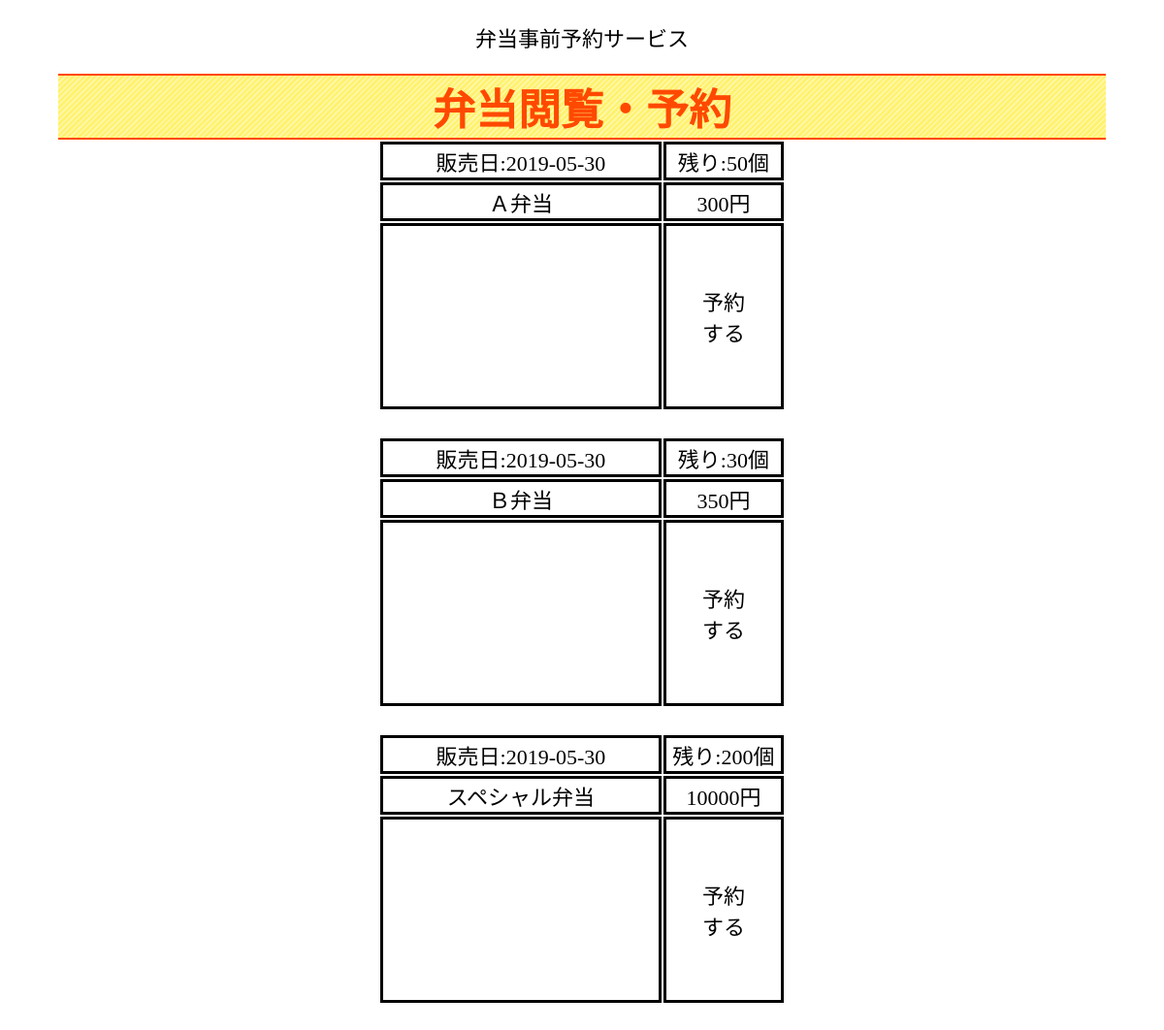
Before: /bentoList___.php (signed in) with the older database file.
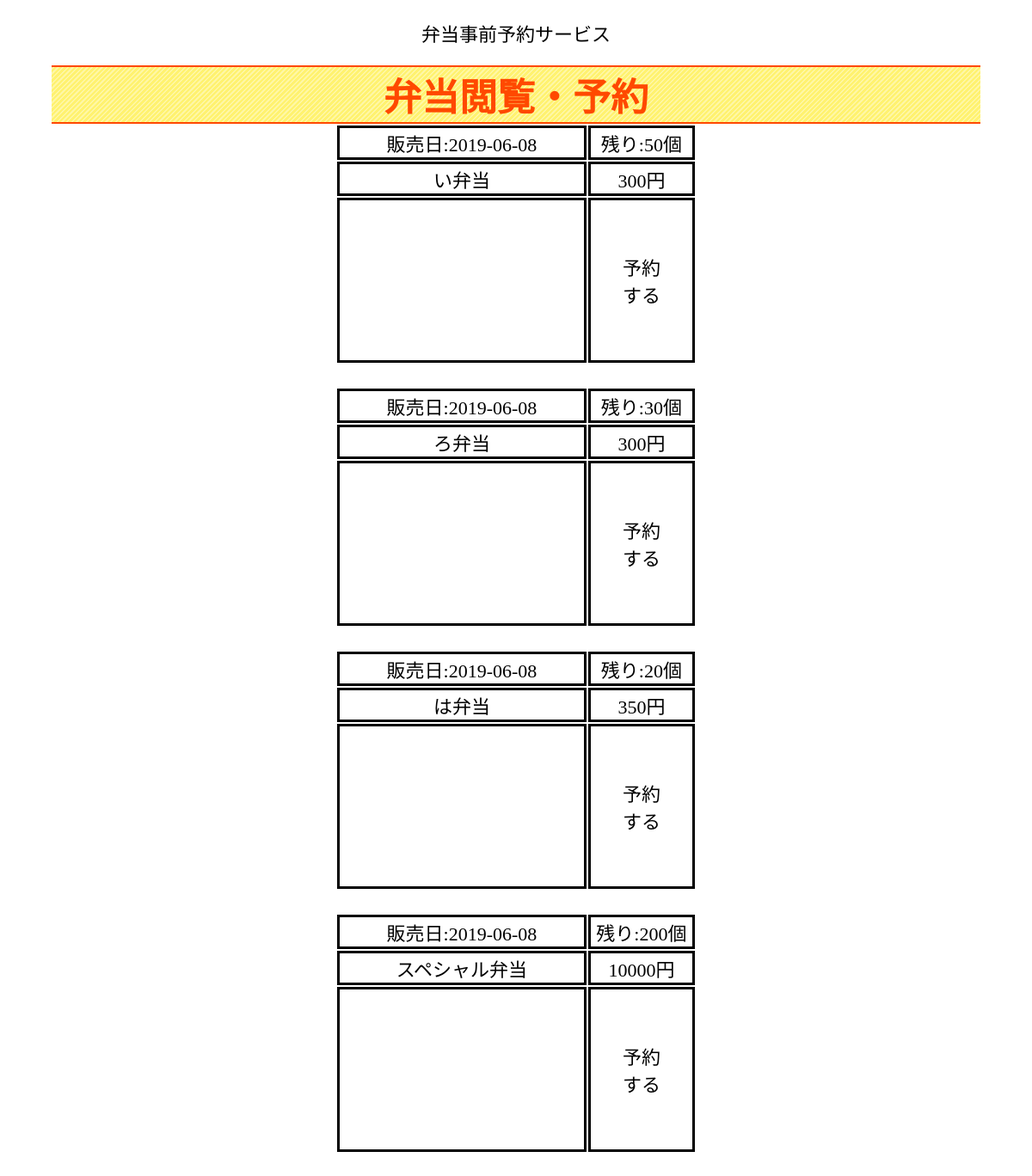
After: the same page with the newer database file.
### tables this page shows
CREATE TABLE `bentotable` (
  `date` date NOT NULL,
  `name` text NOT NULL,
  `price` int(11) NOT NULL,
  `stocks` int(11) NOT NULL
);

### htdocs/bentoList___.php (the view, shortened to what this page needs)
<?php
    try {
        require_once 'database_conf.php';
        $db = new PDO($dsn, $dbUser, $dbPass);
        $sql = 'SELECT * FROM bentotable ORDER BY date, price;';
        $prepare = $db->prepare($sql);
        $list = "";
        $prepare->execute();
        foreach ($prepare->fetchAll(PDO::FETCH_ASSOC) as $result)
        {
            $list .= '<table style="width: calc(30vh + 15vw); height: calc(20vh + 10vw)">';
            $list .= '<tr style="width: 100%; height: 1.5em;">';
            $list .= '<td style="width: 70%;">販売日:'. $result["date"] .'';
            $list .= '<td style="width: 30%;">残り:'. $result["stocks"] .'個';
            $list .= '<tr style="width: 100%; height: 1.5em;">';
            $list .= '<td style="min-width: 70%;">'. $result["name"] .'';
            $list .= '<td style="max-width: 30%;">'. $result["price"] .'円';
            $list .= '<tr style="width: 100%; max-height: 100%;">';
            $list .= '<td style="min-width: 70%; background-image: url(\'bentoimages/'.$result["name"].'.jpg\'); background-size: cover; background-position: center;">';
            $list .= '<td style="max-width: 30%;">予約<br>する';
            $list .= '</table><br>';
        }
    } catch(PDOException $e) {
        echo $e->getMessage();
        die();
    }
?>
<!DOCTYPE html>
<html>
<head>
    <link rel="stylesheet" type="text/css" href="style.css">
</head>
<body>
<p>弁当事前予約サービス</p>
<h1>弁当閲覧・予約</h1>
<?php echo $list; ?>
</body>
</html>

### htdocs/style.css (style rules this page uses)
:root { --fontRatio: calc(0.5vw + 2vh); }
* { text-align: center; font-size: var(--fontRatio); margin: none; border: none; padding: none; }
body { max-width: 100vw; max-height: 100vh; }
table { margin: auto; }
td { background-size: cover; background-position: center; }
h1 { font-size: calc(var(--fontRatio) * 2); color: #ff4900; width: 90vw; margin: 0 auto; border-top: solid 2px #ff4900; border-bottom: solid 2px #ff4900; background: -webkit-repeating-linear-gradient(-45deg, #f0f8ff, #f0f8ff 0.3vh,#fff7a4 0.3vh, #fff7a4 0.5vh); background: repeating-linear-gradient(-45deg, #fff270, #fff270 0.3vh, #fff7a4 0.3vh, #fff7a4 0.5vh); }

Changed rows visible on the page:
removed bentotable: date "2019-05-30", stocks "50", name "Ａ弁当", price "300"
removed bentotable: date "2019-05-30", stocks "30", name "Ｂ弁当", price "350"
removed bentotable: date "2019-05-30", stocks "200", name "スペシャル弁当", price "10000"
added bentotable: date "2019-06-08", stocks "50", name "い弁当", price "300"
added bentotable: date "2019-06-08", stocks "30", name "ろ弁当", price "300"
added bentotable: date "2019-06-08", stocks "20", name "は弁当", price "350"
added bentotable: date "2019-06-08", stocks "200", name "スペシャル弁当", price "10000"
